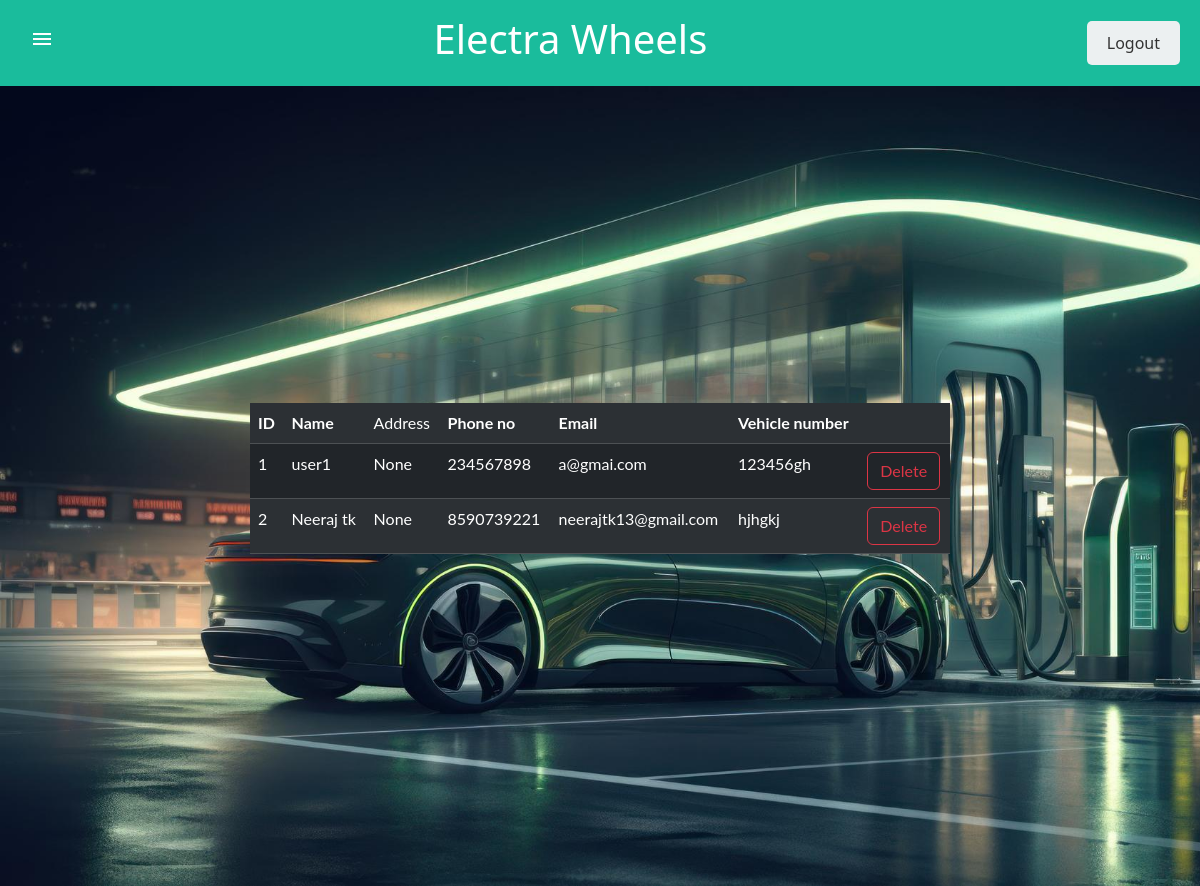
/user/, run on an earlier commit of the app's database.
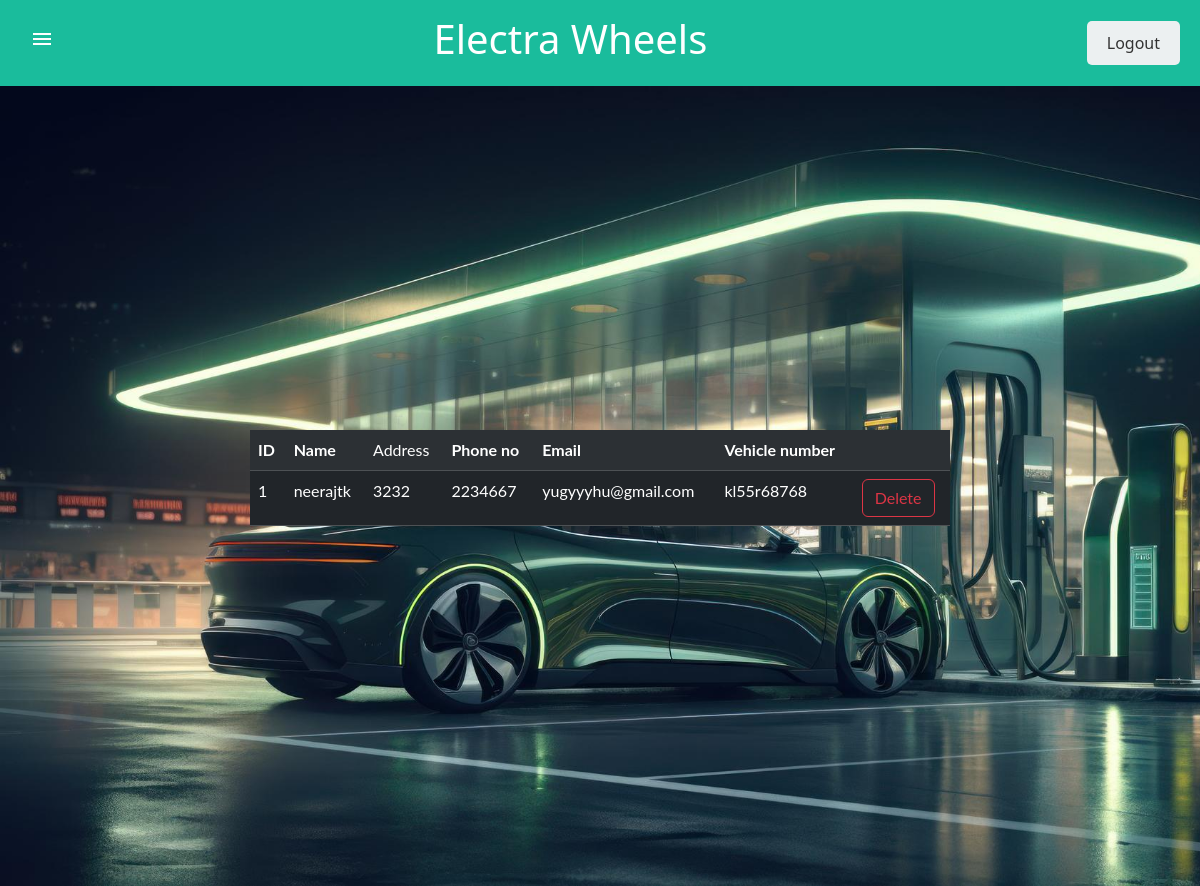
And on a later commit of the database.
### evapp/models.py (models this page shows)
class UserTable(models.Model):
    LOGIN=models.ForeignKey(Logintable, on_delete=models.CASCADE)
    Name = models.CharField(max_length=30, blank=True, null=True)
    Address = models.CharField(max_length=300, blank=True, null=True)
    Phone= models.BigIntegerField(null=True, blank=True)
    Email = models.CharField(max_length=30, blank=True, null=True)
    Vehiclenumber = models.CharField(max_length=30, blank=True, null=True)

### evapp/views.py (the view)
# urls.py: path('user/',UserPage.as_view(), name="user"),
class UserPage(View):
    login_url='/'
    def get(self,request):
        obj = UserTable.objects.all()
        return render(request, 'manage user.html',{'obj':obj})

### template/manage user.html
{% extends 'admin_home.html'%}
{%block body%}
    <div class="body">
       <table class="table table-dark table-striped" style="width: 700px;">
        <tr>
            <th>ID</th>
            <th>Name</th>
            <td>Address</td>
            <th>Phone no</th>
            <th>Email</th>
            <th>Vehicle number</th>
            <th>  </th>
        </tr>
        {% for i in obj %}
        <tr>
            <td>{{ forloop.counter}}</td>
            <td>{{ i.Name }}</td>
            <td>{{ i.Address }}</td>
            <td>{{i.Phone}}</td>
            <td>{{i.Email}}</td>
            <td>{{i.Vehiclenumber}}</td>
            <td><a href="/delete_user/{{i.LOGIN.id}}" class="btn btn-outline-danger" onclick="return confirm('are you confirm')">Delete</a></td>
        </tr>
        {% endfor %}
    </table>
</div>
{% endblock %}

What changed in the data, as far as the page shows it:
removed UserTable: Name "user1", Address "None", Phone "234567898", Email "a@gmai.com", Vehiclenumber "123456gh"
removed UserTable: Name "Neeraj tk", Address "None", Phone "8590739221", Email "neerajtk13@gmail.com", Vehiclenumber "hjhgkj"
added UserTable: Name "neerajtk", Address "3232", Phone "2234667", Email "yugyyyhu@gmail.com", Vehiclenumber "kl55r68768"
